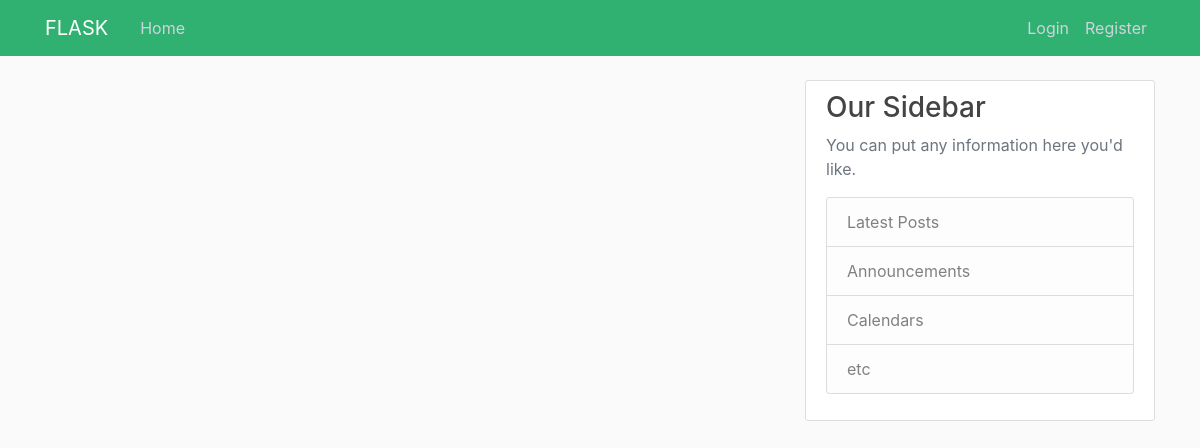
The page /index on the database as committed earlier.
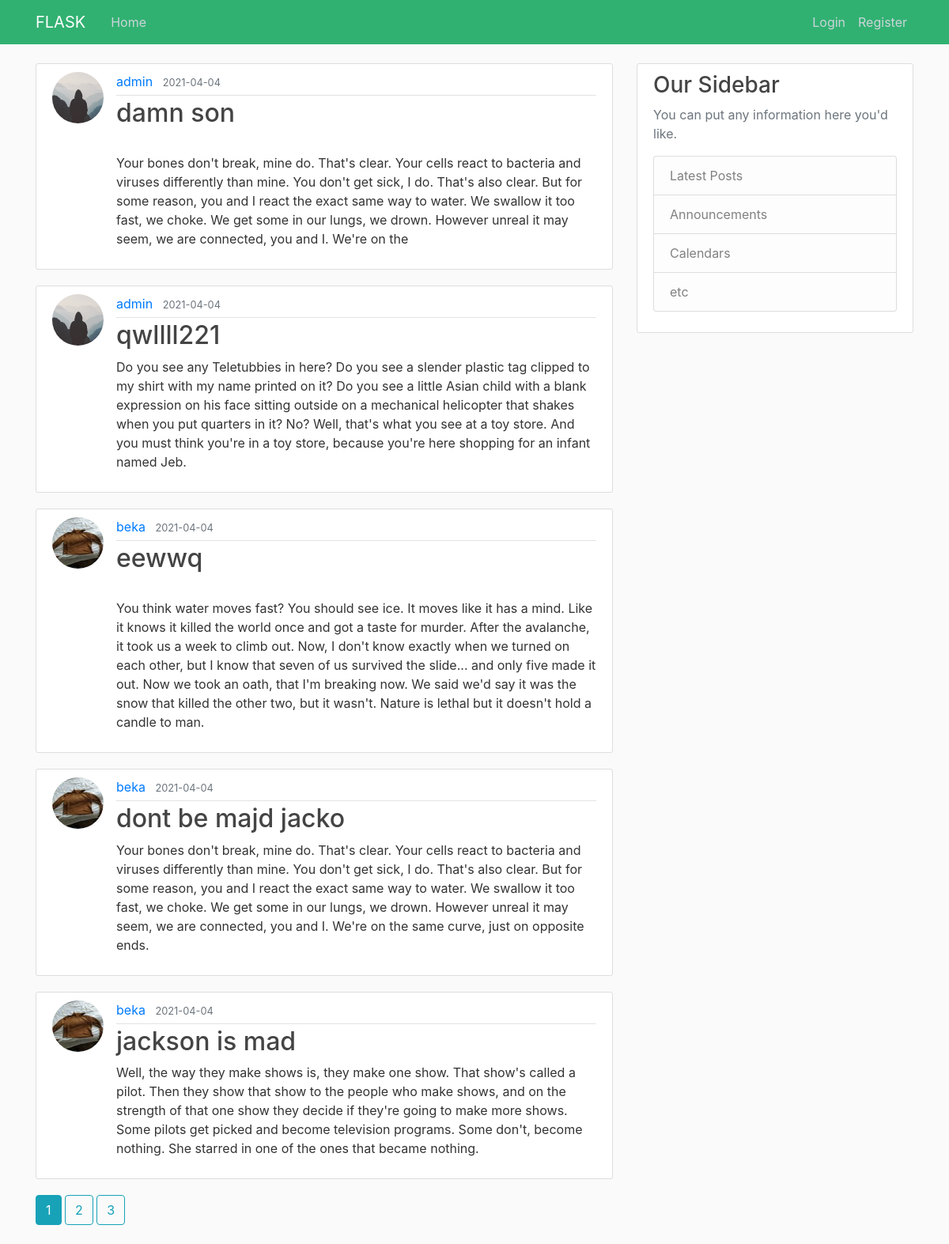
The same page on the database as committed later.
### web_app/models.py (models this page shows, shortened)
class Post(db.Model):
    id = db.Column(db.Integer, primary_key=True)
    title = db.Column(db.String(100), nullable=False)
    date_posted = db.Column(db.DateTime, nullable=False, default=datetime.utcnow)
    content = db.Column(db.Text, nullable=False)
    user_id = db.Column(db.Integer, db.ForeignKey("user.id"), nullable=False)

class User(db.Model, UserMixin):
    id = db.Column(db.Integer, primary_key=True)
    username = db.Column(db.String(20), unique=True, nullable=False)
    email = db.Column(db.String(40), unique=True, nullable=False)
    image_file = db.Column(db.String(20), nullable=False, default='default.jpg')
    password = db.Column(db.String(100), nullable=False)
    posts = db.relationship("Post", backref="author", lazy=True)

### web_app/routes.py (the view)
@app.route("/")
@app.route("/index")
def index():
    page = request.args.get("page", 1, type=int) # get the first page when index loads
    posts = Post.query.order_by(Post.date_posted.desc()).paginate(page=page, per_page=5) # DB QUERY, object creation and setting up pages, and ordering by latest post
    return render_template('index.html', title="Home page", posts=posts)

### web_app/templates/index.html (shortened to what this page needs)
{% extends "base.html" %}
{% block content %}
    {% for post in posts.items %}
        <article class="media content-section">
          <img class="rounded-circle article-img" src="{{ url_for('static', filename='profile_pics/' + post.author.image_file) }}">
          <div class="media-body">
            <div class="article-metadata">
              <a class="mr-2" href="{{url_for("user_posts", username=post.author.username)}}">{{ post.author.username }}</a>
              <small class="text-muted">{{ post.date_posted.strftime('%Y-%m-%d') }}</small>
            </div>
            <h2> <a class="article-title" href="{{ url_for('post', post_id=post.id) }}"> {{ post.title }} </a></h2>
            <p class="article-content">{{ post.content }}</p>
          </div>
</article>
{% endfor %}
{% for page_num in posts.iter_pages(left_edge=1, right_edge=1, left_current=1, right_current=2)  %}
  {% if page_num %}
    {% if posts.page == page_num%}
        <a class="btn btn-info media-body mb-4" href="{{ url_for("index", page=page_num) }}"> {{ page_num}} </a>
    {% else %}
        <a class="btn btn-outline-info mb-4" href="{{ url_for("index", page=page_num) }}"> {{ page_num}} </a>
    {% endif %}
  {% else %}
    ...
  {% endif %}
{% endfor %}
{% endblock %}

### web_app/templates/base.html (shortened to what this page needs)
<!DOCTYPE html>
<html>
<head>
    <link rel="stylesheet" href="https://maxcdn.bootstrapcdn.com/bootstrap/4.0.0/css/bootstrap.min.css">
    <link rel="stylesheet" type="text/css" href="{{ url_for('static', filename='main.css') }}">
</head>
<body>
    <header class="site-header">
      <nav class="navbar navbar-expand-md navbar-dark bg-steel fixed-top">
        <div class="container">
          <a class="navbar-brand mr-4" href="/">FLASK</a>
          <div class="collapse navbar-collapse" id="navbarToggle">
            <div class="navbar-nav mr-auto">
              <a class="nav-item nav-link" href="{{ url_for('index') }}">Home</a>
            </div>
            <div class="navbar-nav">
              {% if current_user.is_authenticated %}
                <a class="nav-item nav-link" href="{{ url_for('new_post') }}">New Post</a>
                <a class="nav-item nav-link text-danger" href="{{ url_for('account') }}"> {{current_user.username}}</a>
                <a class="nav-item nav-link" href="{{ url_for('logout') }}">Logout</a>
              {% else %}
                <a class="nav-item nav-link" href="{{ url_for('login') }}">Login</a>
                <a class="nav-item nav-link" href="{{ url_for('register') }}">Register</a>
              {% endif %}
            </div>
          </div>
        </div>
      </nav>
    </header>
    <main role="main" class="container">
      <div class="row">
        <div class="col-md-8">
          {% block content %}{% endblock %}
        </div>
        <div class="col-md-4">
          <div class="content-section">
            <h3>Our Sidebar</h3>
            <p class='text-muted'>You can put any information here you'd like.
              <ul class="list-group">
                <li class="list-group-item list-group-item-light">Latest Posts</li>
                <li class="list-group-item list-group-item-light">Announcements</li>
                <li class="list-group-item list-group-item-light">Calendars</li>
                <li class="list-group-item list-group-item-light">etc</li>
              </ul>
            </p>
          </div>
        </div>
      </div>
    </main>
</body>
</html>

### web_app/static/main.css (style rules this page uses)
body { background: #fafafa; color: #333333; margin-top: 5rem; }
h1, h2, h3, h4, h5, h6 { color: #444444; }
.bg-steel { background-color: #31b171; }
.site-header .navbar-nav .nav-link { color: #cbd5db; }
.content-section { background: #ffffff; padding: 10px 20px; border: 1px solid #dddddd; border-radius: 3px; margin-bottom: 20px; }
.article-title { color: #444444; }
.article-content { white-space: pre-line; }
.article-img { height: 65px; width: 65px; margin-right: 16px; }
.article-metadata { padding-bottom: 5px; margin-bottom: 3px; border-bottom: 1px solid #e3e3e3 }

Rows that differ between the two databases and show on the page:
added Post: image_file (placeholder picture), author.username "admin", date_posted "2021-04-04", title "damn son", content "Your bones don't break, mine do. That's clear. Your cells react to bacteria and viruses differently than mine. You don't get sick, I do. That's also clear. But for some reason, you and I react the exact same way to water. We swallow it too fast, we choke. We get some in our lungs, we drown. However unreal it may seem, we are connected, you and I. We're on the"
added Post: image_file (placeholder picture), author.username "admin", date_posted "2021-04-04", title "qwllll221", content "Do you see any Teletubbies in here? Do you see a slender plastic tag clipped to my shirt with my name printed on it? Do you see a little Asian child with a blank expression on his face sitting outside on a mechanical helicopter that shakes when you put quarters in it? No? Well, that's what you see at a toy store. And you must think you're in a toy store, because you're here shopping for an infant named Jeb."
added Post: image_file (picture), author.username "beka", date_posted "2021-04-04", title "eewwq", content "You think water moves fast? You should see ice. It moves like it has a mind. Like it knows it killed the world once and got a taste for murder. After the avalanche, it took us a week to climb out. Now, I don't know exactly when we turned on each other, but I know that seven of us survived the slide... and only five made it out. Now we took an oath, that I'm breaking now. We said we'd say it was the snow that killed the other two, but it wasn't. Nature is lethal but it doesn't hold a candle to man."
added Post: image_file (picture), author.username "beka", date_posted "2021-04-04", title "dont be majd jacko", content "Your bones don't break, mine do. That's clear. Your cells react to bacteria and viruses differently than mine. You don't get sick, I do. That's also clear. But for some reason, you and I react the exact same way to water. We swallow it too fast, we choke. We get some in our lungs, we drown. However unreal it may seem, we are connected, you and I. We're on the same curve, just on opposite ends."
added Post: image_file (picture), author.username "beka", date_posted "2021-04-04", title "jackson is mad", content "Well, the way they make shows is, they make one show. That show's called a pilot. Then they show that show to the people who make shows, and on the strength of that one show they decide if they're going to make more shows. Some pilots get picked and become television programs. Some don't, become nothing. She starred in one of the ones that became nothing."
Other text that changed with them:
new list line: "1"
new list line: "2"
new list line: "3"
